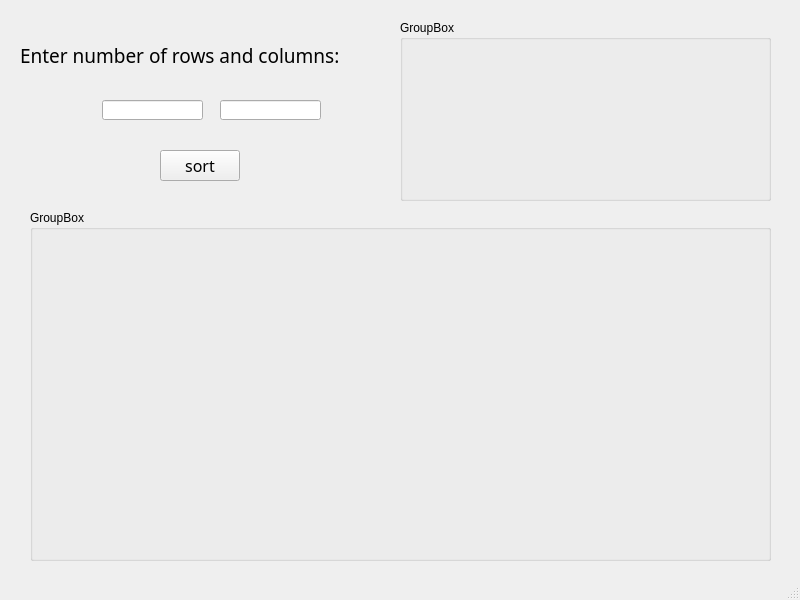
<?xml version="1.0" encoding="UTF-8"?>
<ui version="4.0">
 <class>MainWindow</class>
 <widget class="QMainWindow" name="MainWindow">
  <property name="geometry">
   <rect>
    <x>0</x>
    <y>0</y>
    <width>800</width>
    <height>600</height>
   </rect>
  </property>
  <property name="windowTitle">
   <string>MainWindow</string>
  </property>
  <widget class="QWidget" name="centralwidget">
   <widget class="QPushButton" name="sortButton">
    <property name="geometry">
     <rect>
      <x>160</x>
      <y>150</y>
      <width>80</width>
      <height>31</height>
     </rect>
    </property>
    <property name="font">
     <font>
      <family>Comfortaa</family>
      <pointsize>12</pointsize>
     </font>
    </property>
    <property name="text">
     <string>sort</string>
    </property>
   </widget>
   <widget class="QLineEdit" name="rowsField">
    <property name="geometry">
     <rect>
      <x>102</x>
      <y>100</y>
      <width>101</width>
      <height>20</height>
     </rect>
    </property>
   </widget>
   <widget class="QLineEdit" name="colsField">
    <property name="geometry">
     <rect>
      <x>220</x>
      <y>100</y>
      <width>101</width>
      <height>20</height>
     </rect>
    </property>
   </widget>
   <widget class="QLabel" name="label">
    <property name="geometry">
     <rect>
      <x>20</x>
      <y>30</y>
      <width>361</width>
      <height>51</height>
     </rect>
    </property>
    <property name="font">
     <font>
      <family>Comfortaa</family>
      <pointsize>14</pointsize>
     </font>
    </property>
    <property name="text">
     <string>Enter number of rows and columns: </string>
    </property>
   </widget>
   <widget class="QGroupBox" name="groupBox">
    <property name="geometry">
     <rect>
      <x>30</x>
      <y>210</y>
      <width>741</width>
      <height>351</height>
     </rect>
    </property>
    <property name="title">
     <string>GroupBox</string>
    </property>
    <widget class="QLabel" name="sortedMatrixLAbel">
     <property name="geometry">
      <rect>
       <x>20</x>
       <y>40</y>
       <width>701</width>
       <height>301</height>
      </rect>
     </property>
     <property name="font">
      <font>
       <family>Comfortaa</family>
       <pointsize>12</pointsize>
      </font>
     </property>
     <property name="text">
      <string/>
     </property>
     <property name="alignment">
      <set>Qt::AlignLeading|Qt::AlignLeft|Qt::AlignTop</set>
     </property>
    </widget>
   </widget>
   <widget class="QGroupBox" name="groupBox_2">
    <property name="geometry">
     <rect>
      <x>400</x>
      <y>20</y>
      <width>371</width>
      <height>181</height>
     </rect>
    </property>
    <property name="title">
     <string>GroupBox</string>
    </property>
    <widget class="QLabel" name="matrixLabel">
     <property name="geometry">
      <rect>
       <x>20</x>
       <y>10</y>
       <width>371</width>
       <height>151</height>
      </rect>
     </property>
     <property name="font">
      <font>
       <family>Comfortaa</family>
       <pointsize>12</pointsize>
      </font>
     </property>
     <property name="text">
      <string/>
     </property>
    </widget>
   </widget>
   <widget class="QLabel" name="sortTimeLabel">
    <property name="geometry">
     <rect>
      <x>300</x>
      <y>175</y>
      <width>51</width>
      <height>21</height>
     </rect>
    </property>
    <property name="text">
     <string/>
    </property>
   </widget>
  </widget>
  <widget class="QMenuBar" name="menubar">
   <property name="geometry">
    <rect>
     <x>0</x>
     <y>0</y>
     <width>800</width>
     <height>17</height>
    </rect>
   </property>
  </widget>
  <widget class="QStatusBar" name="statusbar"/>
 </widget>
 <resources/>
 <connections/>
</ui>
